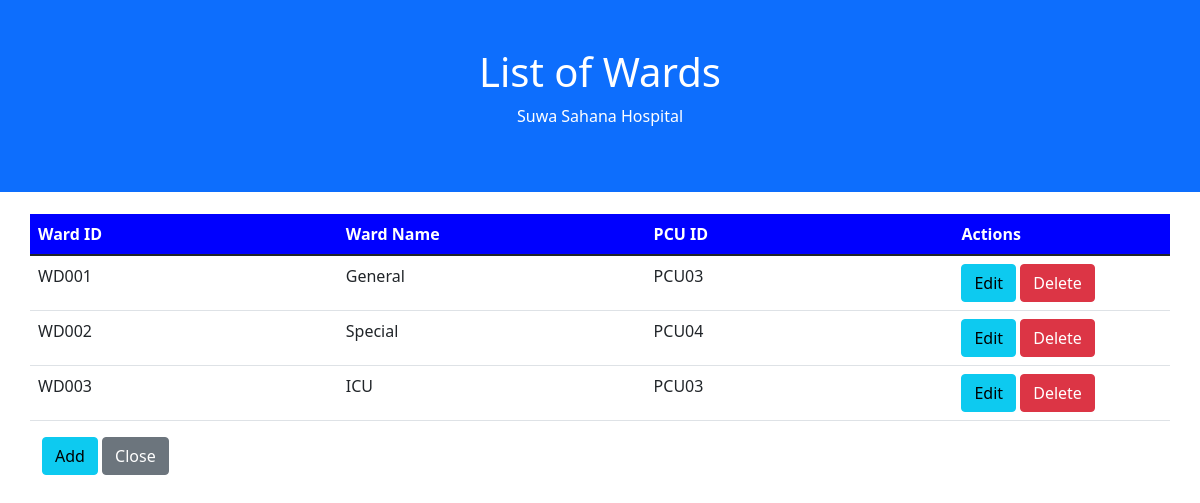
The page /pages/wards.php on the database its author committed.
### tables this page shows
CREATE TABLE `ward` (
  `Ward_ID` varchar(5) NOT NULL,
  `Name` varchar(20) NOT NULL,
  `PCU_ID` varchar(5) NOT NULL
);

### pages/wards.php (the view, shortened to what this page needs)
<?php
$database = createMySQLConn();
$res_select = $database->query("SELECT * FROM `ward`");
?>
<!doctype html>
<html lang="en">
<head>
    <link href="https://cdn.jsdelivr.net/npm/bootstrap@5.1.1/dist/css/bootstrap.min.css" rel="stylesheet"
>
</head>
<body>
<div class="container-fluid p-5 bg-primary text-white text-center">
    <h1>List of Wards</h1>
    <p>Suwa Sahana Hospital</p>
</div>
<div class="container-fluid" style="margin-top: 20px;" id="nav-bed">
    <div class="container">
        <div class="row justify-content-center">
            <table class="table table-hover">
                <col style="width: 27%;" />
                <col style="width: 27%;" />
                <col style="width: 27%;" />
                <col style="width: 19%;" />
                <thead style="background-color: blue; color: white">
                <tr>
                    <th scope="col">Ward ID</th>
                    <th scope="col">Ward Name</th>
                    <th scope="col">PCU ID</th>
                    <th scope="col">Actions</th>
                </tr>
                </thead>
                <?php
                $row_count = 0;
                while ($row = $res_select->fetch_assoc()): ?>
                    <tr id="row-<?=$row_count?>">
                        <td><?=$row['Ward_ID']?></td>
                        <td><?=$row['Name']?></td>
                        <td><?=$row['PCU_ID']?></td>
                        <td>
                            <a href="#row-edit-<?=$row_count?>" class="btn btn-info data-row-toggle">Edit</a>
                            <a href="<?php echo htmlspecialchars($_SERVER["PHP_SELF"]); ?>?delete=<?=$row['Ward_ID']?>" class="btn btn-danger">Delete</a>
                        </td>
                    </tr>
                                <a href="#row-<?=$row_count++?>" class="btn btn-danger update-row-toggle">Close</a>
                <?php endwhile; ?>
            </table>
        </div>
    </div>
    <div class="container">
        <a href="#row-add" class="btn btn-info btn-block" id="btn-add">Add</a>
        <a href="<?php echo $_SESSION['previous_page']; ?>" class="btn btn-secondary btn-block">Close</a>
    </div>
</div>
</body>
</html>

### rows shown on the page
ward: Ward_ID "WD001", Name "General", PCU_ID "PCU03"
ward: Ward_ID "WD002", Name "Special", PCU_ID "PCU04"
ward: Ward_ID "WD003", Name "ICU", PCU_ID "PCU03"
